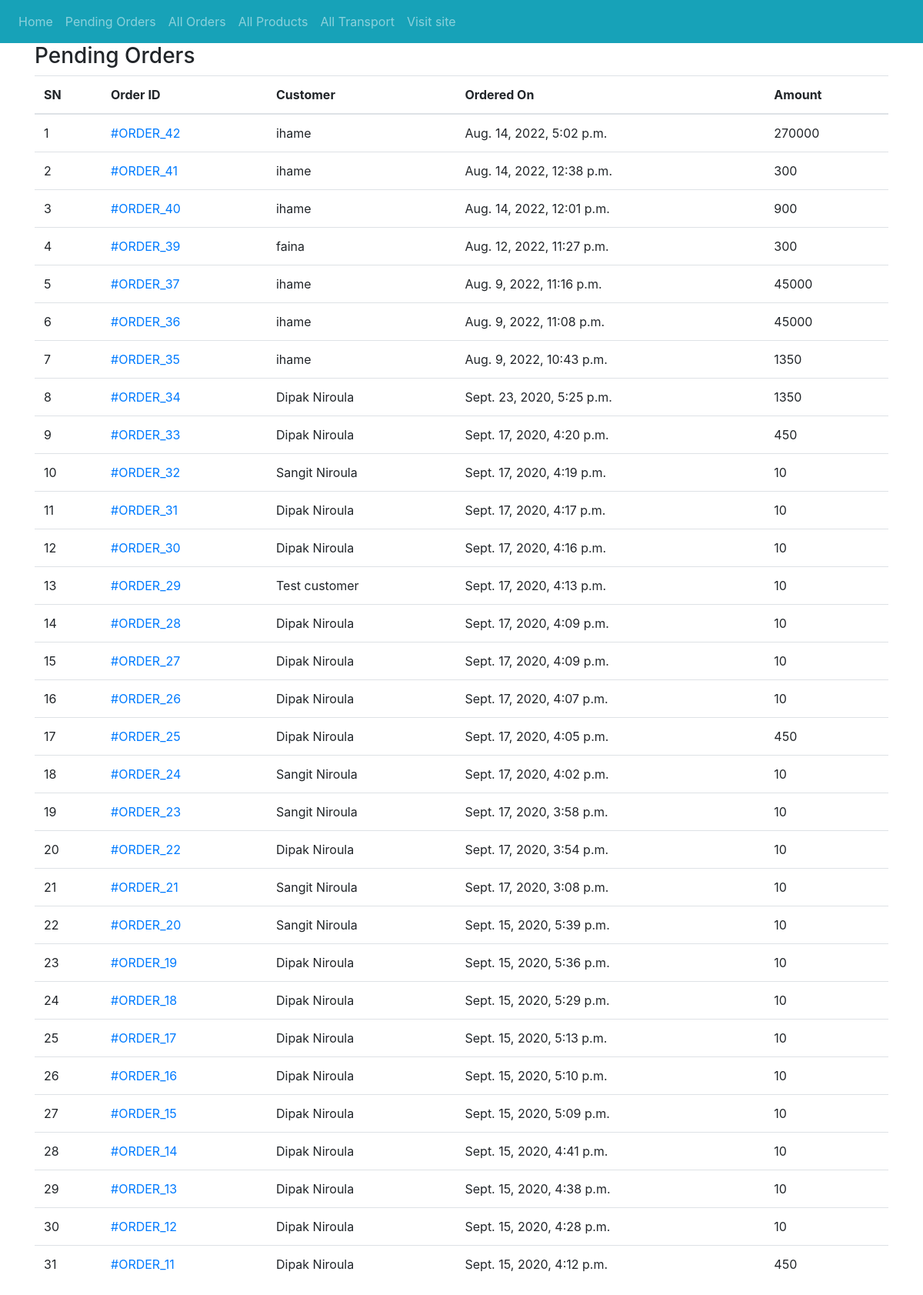
The app's page /admin-home/ (signed in), older data.
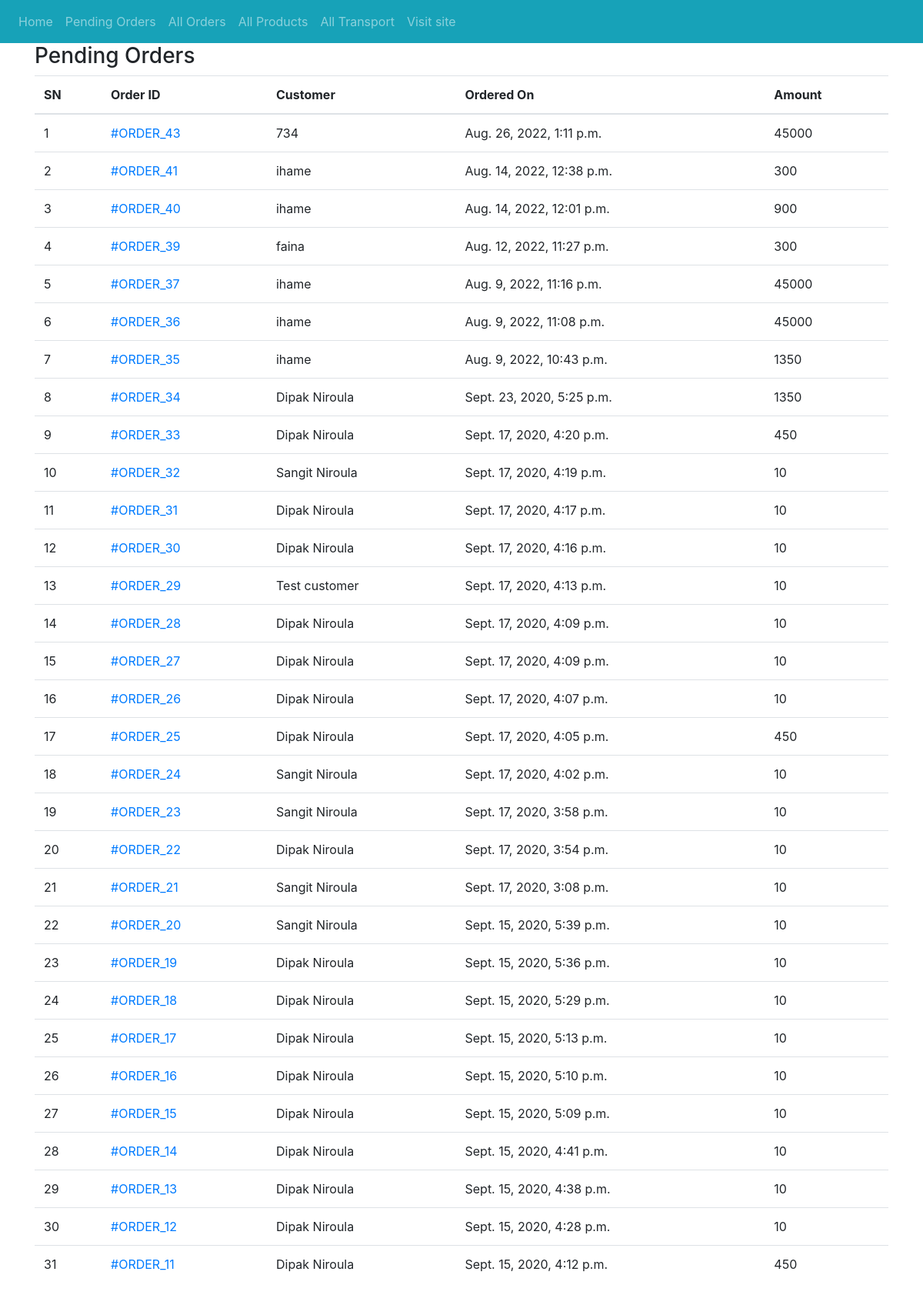
The same page, newer data.
### ecomapp/models.py (models this page shows, shortened)
class Order(models.Model):
    cart = models.OneToOneField(Cart, on_delete=models.CASCADE)
    ordered_by = models.CharField(max_length=200)
    shipping_address = models.CharField(max_length=200)
    mobile = models.CharField(max_length=10)
    email = models.EmailField(null=True, blank=True)
    subtotal = models.PositiveIntegerField()
    discount = models.PositiveIntegerField()
    total = models.PositiveIntegerField()
    order_status = models.CharField(max_length=50, choices=ORDER_STATUS)
    created_at = models.DateTimeField(auto_now_add=True)
    payment_method = models.CharField(
        max_length=20, choices=METHOD, default="Cash On Delivery")
    payment_completed = models.BooleanField(
        default=False, null=True, blank=True)

### ecomapp/views.py (the view)
# urls.py: path("admin-home/", AdminHomeView.as_view(), name="adminhome"),
class AdminHomeView(AdminRequiredMixin, TemplateView):
    template_name = "adminpages/adminhome.html"
    def get_context_data(self, **kwargs):
        context = super().get_context_data(**kwargs)
        context["pendingorders"] = Order.objects.filter(
            order_status="Order Received").order_by("-id")
        return context

### ecomapp/views.py (called while the page is built)
    def dispatch(self, request, *args, **kwargs):
        if request.user.is_authenticated and Admin.objects.filter(user=request.user).exists():
            pass
        else:
            return redirect("/admin-login/")
        return super().dispatch(request, *args, **kwargs)

### templates/adminpages/adminhome.html (shortened to what this page needs)
{% extends "adminpages/adminbase.html" %}
{% block content %}
<div class="container">
    <div class="row">
        <div class="col-md-12">
            <h3>Pending Orders</h3>
            <table class="table">
                <thead>
                    <tr>
                        <th>SN</th>
                        <th>Order ID </th>
                        <th>Customer</th>
                        <th>Ordered On</th>
                        <th>Amount</th>
                    </tr>
                </thead>
                <tbody>
                    {% for order in pendingorders %}
                    <tr>
                        <td>{{forloop.counter}}</td>
                        <td><a href="{% url 'ecomapp:adminorderdetail' order.id %}">#ORDER_{{order.id}}</a></td>
                        <td>{{order.ordered_by}}</td>
                        <td>{{order.created_at}}</td>
                        <td>{{order.total}}</td>
                    </tr>
                    {% endfor %}
                </tbody>
            </table>
        </div>
    </div>
</div>
{% endblock %}

Row changes from the older to the newer data that the page shows:
no longer on this page (row edited): Order: id "42", ordered_by "ihame", created_at "Aug. 14, 2022, 5:02 p.m.", total "270000"
added Order: id "43", ordered_by "734", created_at "Aug. 26, 2022, 1:11 p.m.", total "45000"
